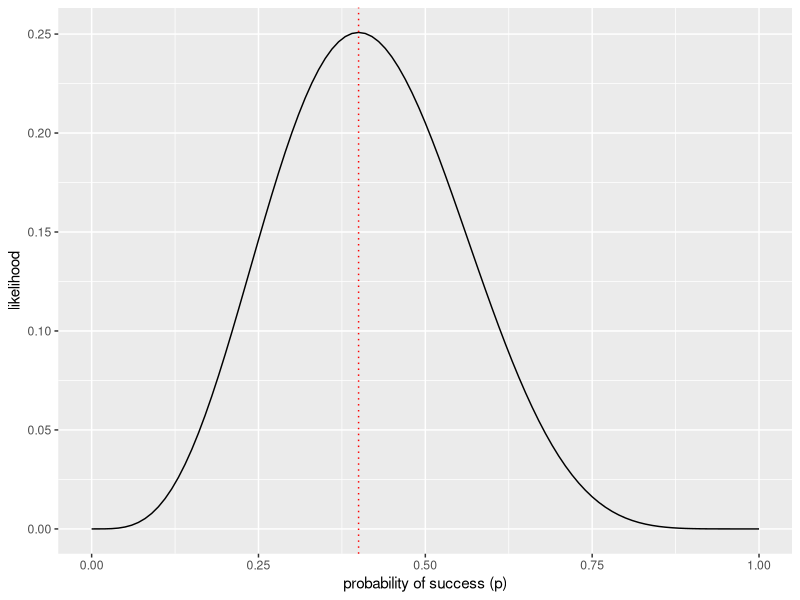
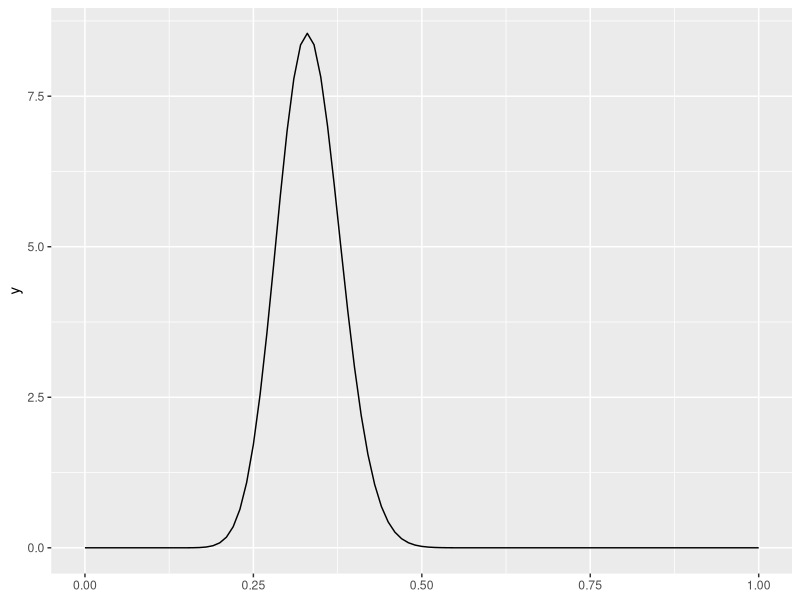
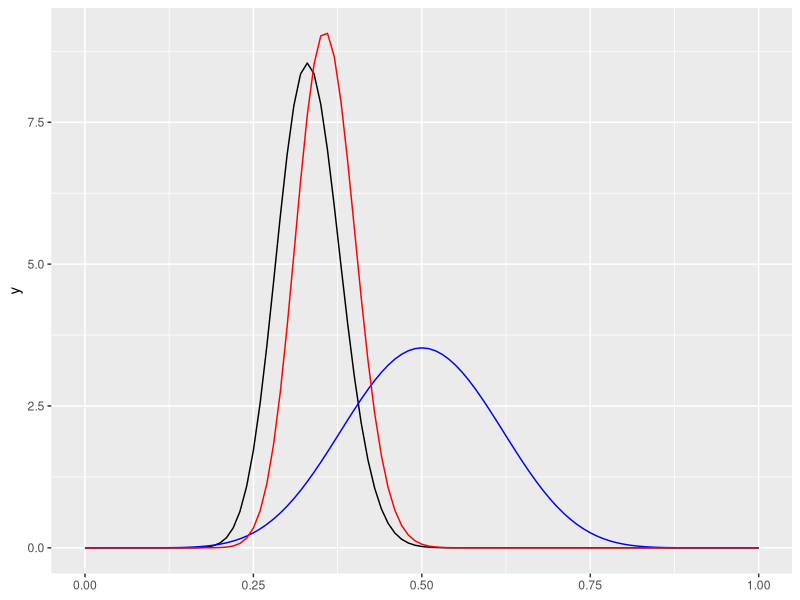
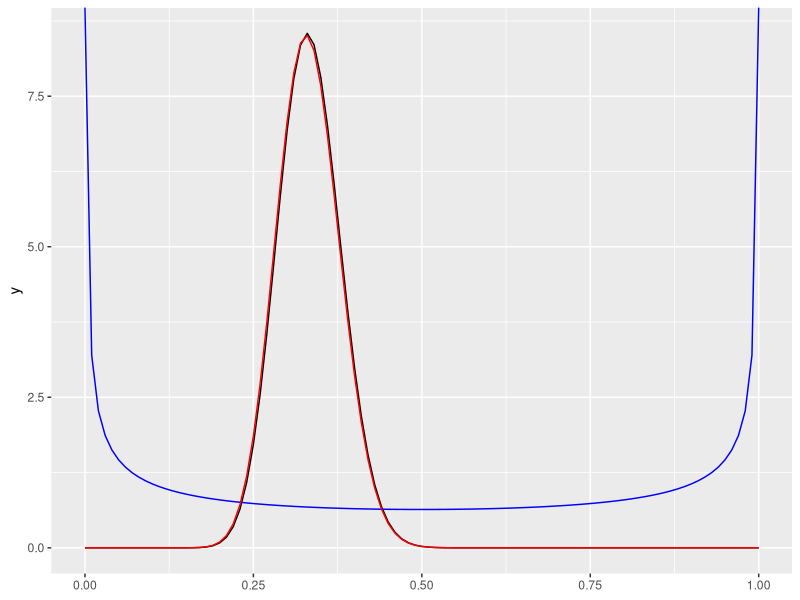

The R script that drew these images, in order:
## ---- chunk 1
knitr::opts_chunk$set(
  eval      = TRUE,
  comment   = "#",
  #results   = "asis",
  # collapse  = TRUE,
  message = FALSE,
  warning = FALSE,
  fig.align = "center")
## ---- chunk 2
print(dbinom(4,10,0.5))
## ---- chunk 3
library(tidyverse)
n <- 10
k <- 4
pl <- ggplot(data = data.frame(x = 0, y = 0)) + xlim(c(0,1))
like_fun <- function(p) {
  lik <- dbinom(k, n, p)
  return(lik)
}
pl <- pl + stat_function(fun = like_fun) + 
  xlab('probability of success (p)') + 
  ylab('likelihood') +
  geom_vline(xintercept = 0.4, linetype='dotted', color = 'red')
show(pl)
## ---- chunk 4
library(tidyverse)
n <- 100
m <- 33
pl <- ggplot(data = data.frame(x = 0, y = 0)) + xlim(c(0,1))
likelihood_function <- function(p) {
  lik <- choose(n, m) * p^m * (1-p)^(n - m)
  # divide by the evidence to make into density function
  return(lik * (n + 1))
}
pl <- pl + stat_function(fun = likelihood_function)
show(pl)
## ---- chunk 5
# a strong prior
alpha <- 10
beta <- 10
prior_function <- function(p) dbeta(p, alpha, beta)
posterior_function <- function(p) dbeta(p, alpha + m, beta + n - m)
pl + stat_function(fun = prior_function, colour = "blue") + 
  stat_function(fun = posterior_function, colour = "red")
## ---- chunk 6
# a weak prior
alpha <- 1/2
beta <- 1/2
pl + stat_function(fun = prior_function, colour = "blue") + 
  stat_function(fun = posterior_function, colour = "red")
